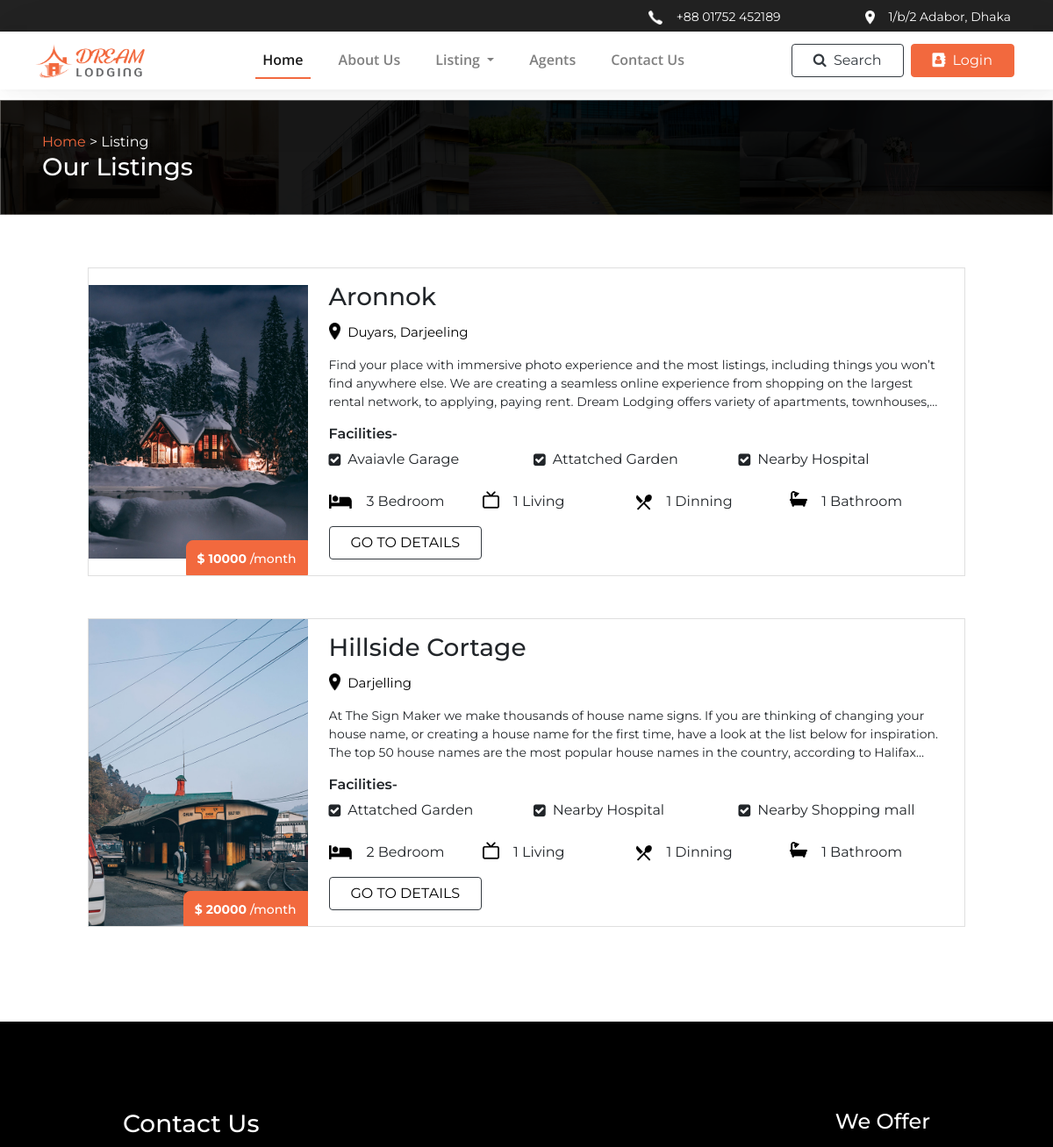
The app's page /rent_listing/ (upper part), older data.
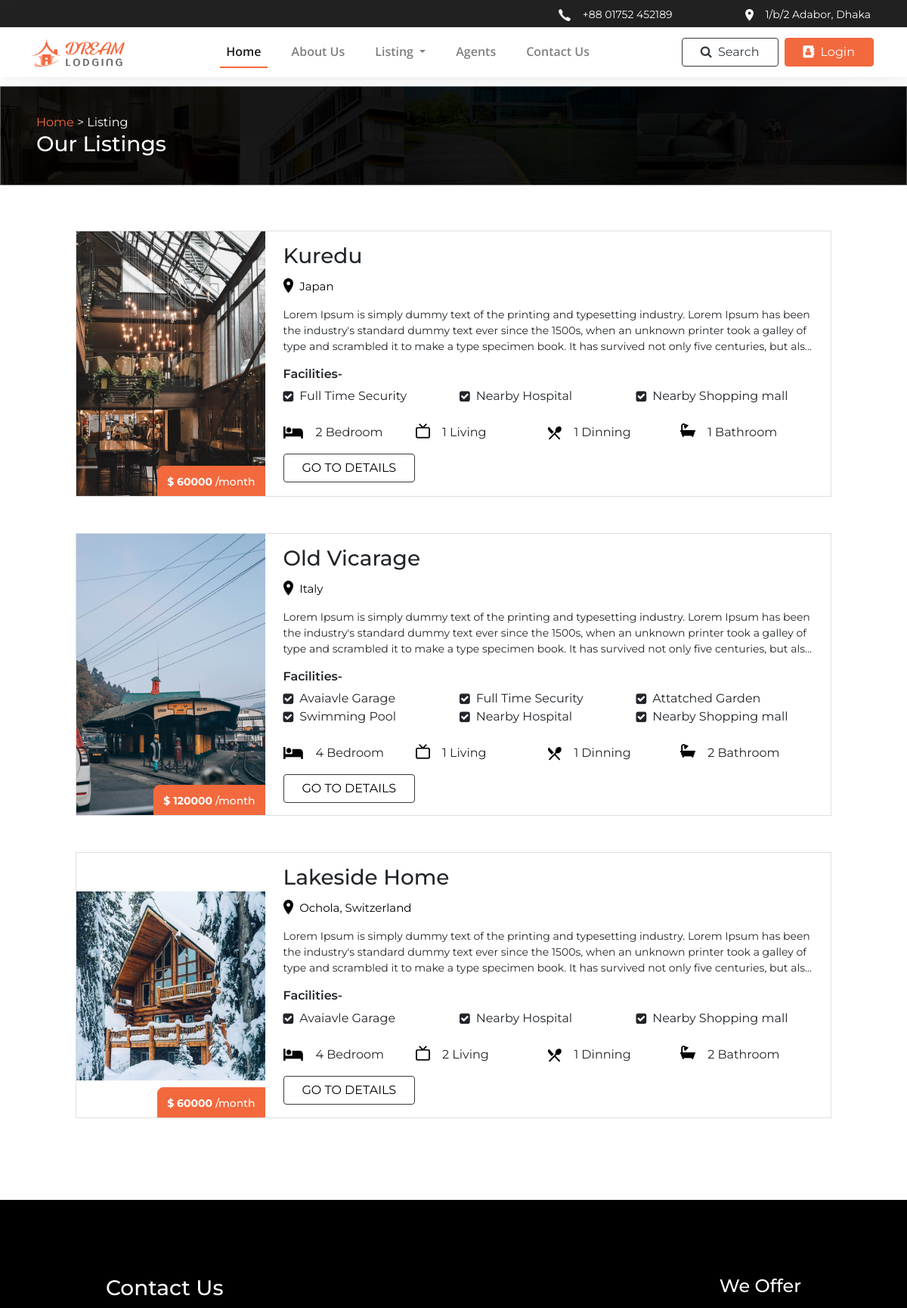
The same page, newer data.
### app/models.py (models this page shows, shortened)
class Apartment(models.Model):
    type=[
        ( 'Rent','Rent'),
        ( 'Sale','Sale'),
        ( 'Booked','Booked'),
    ]
    user = models.ManyToManyField(MyCustomUser, related_name='apartments')
    name = models.CharField(max_length=200, blank=True, null=True)
    type = models.CharField(max_length=20, choices=type, default='Rent')
    location =  models.CharField(max_length=200, blank=True, null=True)
    price = models.IntegerField()
    area = models.IntegerField()
    building_year = models.DateField()
    img = models.ImageField(upload_to ='apartment/')
    about = models.TextField()
    bedroom = models.IntegerField()
    living = models.IntegerField()
    dinning = models.IntegerField()
    bathroom = models.IntegerField()
    garage = models.BooleanField(default=False)
    watchman = models.BooleanField(default=False)
    garden = models.BooleanField(default=False)
    swimmingpool = models.BooleanField(default=False)
    hospital = models.BooleanField(default=False)
    shoppingmall = models.BooleanField(default=False)
    is_booked = models.BooleanField(default=False)

### app/views.py (the view)
# urls.py: path('rent_listing/', rent_listing, name='rent_listing'),
def rent_listing(request):
    context = {
        'apartments' : Apartment.objects.filter(type='Rent').order_by('-id'),
    }
    return render(request, "app/listing.html", context)

### app/templates/app/listing.html (shortened to what the changed rows need)
<!DOCTYPE html>
{% extends 'base.html' %}
{% load static %}
{% block content %}
{% for i in apartments %}
    <div class="row mx-0 my-5 d-flex justify-content-center">
        <div class="listing_card col-xl-10 p-0">
            <div class="row m-0 d-flex justify-content-center">
                <div class="col-xl-3 listing_card_img p-0" style="background-image: url('{{ i.img.url }}')">
                    <button class="btn btn-orange listing_price_tag">
                        <div class="text-white col-xl-12 p-0 fw-700 info_row">
                            $ {{ i.price }}
                            <span class="fw-500">/month</span>
                        </div>
                    </button>
                </div>
                <div class="col-xl-9 px-4 py-3">
                    <h3>{{ i.name }}</h3>
                    <div class="row m-0 p-0 fw-400 text-black">
                        <img src="{% static 'icons/location_black.png' %}" class="mr-2 mt-1" style="height: 20px;">
                        <p class="mt-1 fs-15">{{ i.location }}</p>
                    </div>
                    <div class="fs-14 cut-text">
                        {{ i.about }}
                    </div>
                    <h6 class="fw-600 mt-3">
                        Facilities-
                    </h6>
                    <div class="row m-0">
                        {% if i.garage %}
                        <div class="col-xl-4 p-0">
                            <div class="row m-0">
                                <i class="fa fa-check-square mt-1 mr-2"></i>
                                Avaiavle Garage
                            </div>
                        </div>
                        {% endif %}
                        {% if i.watchman %}
                        <div class="col-xl-4 p-0">
                            <div class="row m-0">
                                <i class="fa fa-check-square mt-1 mr-2"></i>
                                Full Time Security
                            </div>
                        </div>
                        {% endif %}
                        {% if i.garden %}
                        <div class="col-xl-4 p-0">
                            <div class="row m-0">
                                <i class="fa fa-check-square mt-1 mr-2"></i>
                                Attatched Garden
                            </div>
                        </div>
                        {% endif %}
                        {% if i.swimmingpool %}
                        <div class="col-xl-4 p-0">
                            <div class="row m-0">
                                <i class="fa fa-check-square mt-1 mr-2"></i>
                                Swimming Pool
                            </div>
                        </div>
                        {% endif %}
                        {% if i.hospital %}
                        <div class="col-xl-4 p-0">
                            <div class="row m-0">
                                <i class="fa fa-check-square mt-1 mr-2"></i>
                                Nearby Hospital
                            </div>
                        </div>
                        {% endif %}
                        {% if i.shoppingmall %}
                        <div class="col-xl-4 p-0">
                            <div class="row m-0">
                                <i class="fa fa-check-square mt-1 mr-2"></i>
                                Nearby Shopping mall
                            </div>
                        </div>
                        {% endif %}
                    </div>
                    <div class="row mx-0 mt-4">
                        <div class="col-xl-3 p-0">
                            <div class="row m-0">
                                <img src="{% static 'icons/bedroom.png' %}" style="height: 16px;" class="mr-3 mt-1">
                                <p>{{ i.bedroom }} Bedroom</p>
                            </div>
                        </div>
                        <div class="col-xl-3 p-0">
                            <div class="row m-0">
                                <img src="{% static 'icons/living.png' %}" style="height: 20px;" class="mr-3">
                                <p>{{ i.living }} Living</p>
                            </div>
                        </div>
                        <div class="col-xl-3 p-0">
                            <div class="row m-0">
                                <img src="{% static 'icons/dinning.png' %}" style="height: 18px;" class="mr-3 mt-1">
                                <p>{{ i.dinning }} Dinning</p>
                            </div>
                        </div>
                        <div class="col-xl-3 p-0">
                            <div class="row m-0">
                                <img src="{% static 'icons/bathroom.png' %}" style="height: 18px;" class="mr-3">
                                <p>{{ i.bathroom }} Bathroom</p>
                            </div>
                        </div>
                    </div>
                    <a href="{% url 'app:apartment' pk=i.pk %}" class="btn btn-outline-dark text-black fw-400 px-4">GO TO DETAILS</a>
                </div>
            </div>
        </div>
    </div>
{% endfor %}
{% endblock %}

Row changes from the older to the newer data that the page shows:
no longer on this page (row edited): Apartment: img (picture), price "10000", name "Aronnok", location "Duyars, Darjeeling", about "Find your place with immersive photo experience and the most listings, including things you won’t find anywhere else. We are creating a seamless online experience from shopping on the largest rental network, to applying, paying rent. Dream Lodging offers variety of apartments,…", garage True (drawn), garden True (drawn), hospital True (drawn), bedroom "3", living "1", dinning "1", bathroom "1"
no longer on this page (row edited): Apartment: img (picture), price "20000", name "Hillside Cortage", location "Darjelling", about "At The Sign Maker we make thousands of house name signs. If you are thinking of changing your house name, or creating a house name for the first time, have a look at the list below for inspiration. The top 50 house names are the most popular house names in the country, according to…", garden True (drawn), hospital True (drawn), shoppingmall True (drawn), bedroom "2", living "1", dinning "1", bathroom "1"
added Apartment: img (picture), price "60000", name "Kuredu", location "Japan", about "Lorem Ipsum is simply dummy text of the printing and typesetting industry. Lorem Ipsum has been the industry's standard dummy text ever since the 1500s, when an unknown printer took a galley of type and scrambled it to make a type specimen book. It has survived not only five centuries, but…", watchman True (drawn), hospital True (drawn), shoppingmall True (drawn), bedroom "2", living "1", dinning "1", bathroom "1"
added Apartment: img (picture), price "120000", name "Old Vicarage", location "Italy", about "Lorem Ipsum is simply dummy text of the printing and typesetting industry. Lorem Ipsum has been the industry's standard dummy text ever since the 1500s, when an unknown printer took a galley of type and scrambled it to make a type specimen book. It has survived not only five centuries, but…", garage True (drawn), watchman True (drawn), garden True (drawn), swimmingpool True (drawn), hospital True (drawn), shoppingmall True (drawn), bedroom "4", living "1", dinning "1", bathroom "2"
now on this page (row edited): Apartment: img (picture), price "60000", name "Lakeside Home", location "Ochola, Switzerland", about "Lorem Ipsum is simply dummy text of the printing and typesetting industry. Lorem Ipsum has been the industry's standard dummy text ever since the 1500s, when an unknown printer took a galley of type and scrambled it to make a type specimen book. It has survived not only five centuries, but…", garage True (drawn), hospital True (drawn), shoppingmall True (drawn), bedroom "4", living "2", dinning "1", bathroom "2"
